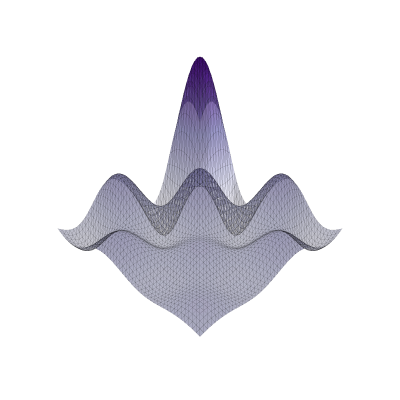

Source (notebook cell):
### Markdown cell above
# Generate meshes
In the following, we show how to generate meshes for various manifolds using the utilities in `jnlr.utils.meshes`.

## 3D Explicit parameterization
The following examples take in a parameterization function and generate a mesh by evaluating the function on a grid.
The functions must be in the form `f(U)` where `U` is a tuple of parameters `(u, v)` and the output is either a scalar or a 3D point `(x, y, z)`.
### 3D Explicit, scalar output, standard parametrization
The following example generates a mesh for the Shubert function, which is a standard test function for optimization.
The parametrization is the standard euclidean one, i.e., the output is a scalar value `z = f(x, y)`.

### Code cell
from jnlr.utils.plot_utils import plot_mesh_plotly
from jnlr.utils.meshes import get_mesh
from jnlr.utils.manifolds import f_shubert
import os

PLOT_W = 400
PLOT_H = 400
os.environ['JAX_PLATFORMS'] = "cpu"  # use "cuda" if you have a GPU
os.environ['JAX_ENABLE_X64'] = "1"
V, F = get_mesh(f_shubert, 'explicit', nu=50, nv=50, grid_ranges=((-1, 1), (-1, 1)))
plot_mesh_plotly(V, F, title="Shubert function", width=PLOT_W, height=PLOT_H)

### Figure 1 — Plotly figure (JSON) as saved in the notebook; plotly's stock layout.template omitted (floating-point values rounded to 4 significant figures; data arrays with more than 128 entries replaced by an {"elided": "..."} marker saying what was removed)
{"data": [{"colorscale": [[0.0, "rgb(252,251,253)"], [0.125, "rgb(239,237,245)"], [0.25, "rgb(218,218,235)"], [0.375, "rgb(188,189,220)"], [0.5, "rgb(158,154,200)"], [0.625, "rgb(128,125,186)"], [0.75, "rgb(106,81,163)"], [0.875, "rgb(84,39,143)"], [1.0, "rgb(63,0,125)"]], "flatshading": true, "i": {"elided": "4802 int values"}, "intensity": {"elided": "2500 float values"}, "j": {"elided": "4802 int values"}, "k": {"elided": "4802 int values"}, "opacity": 0.8, "showscale": false, "x": {"elided": "2500 float values"}, "y": {"elided": "2500 float values"}, "z": {"elided": "2500 float values"}, "type": "mesh3d"}, {"hoverinfo": "none", "line": {"color": "black", "width": 1.0}, "mode": "lines", "opacity": 0.1, "x": {"elided": "43218 float values"}, "y": {"elided": "43218 float values"}, "z": {"elided": "43218 float values"}, "type": "scatter3d"}], "layout": {"scene": {"xaxis": {"visible": false}, "yaxis": {"visible": false}, "zaxis": {"visible": false}, "aspectmode": "cube"}, "margin": {"l": 0, "r": 0, "b": 0, "t": 0}, "title": {"text": "Shubert function"}, "width": 400, "height": 400}}
